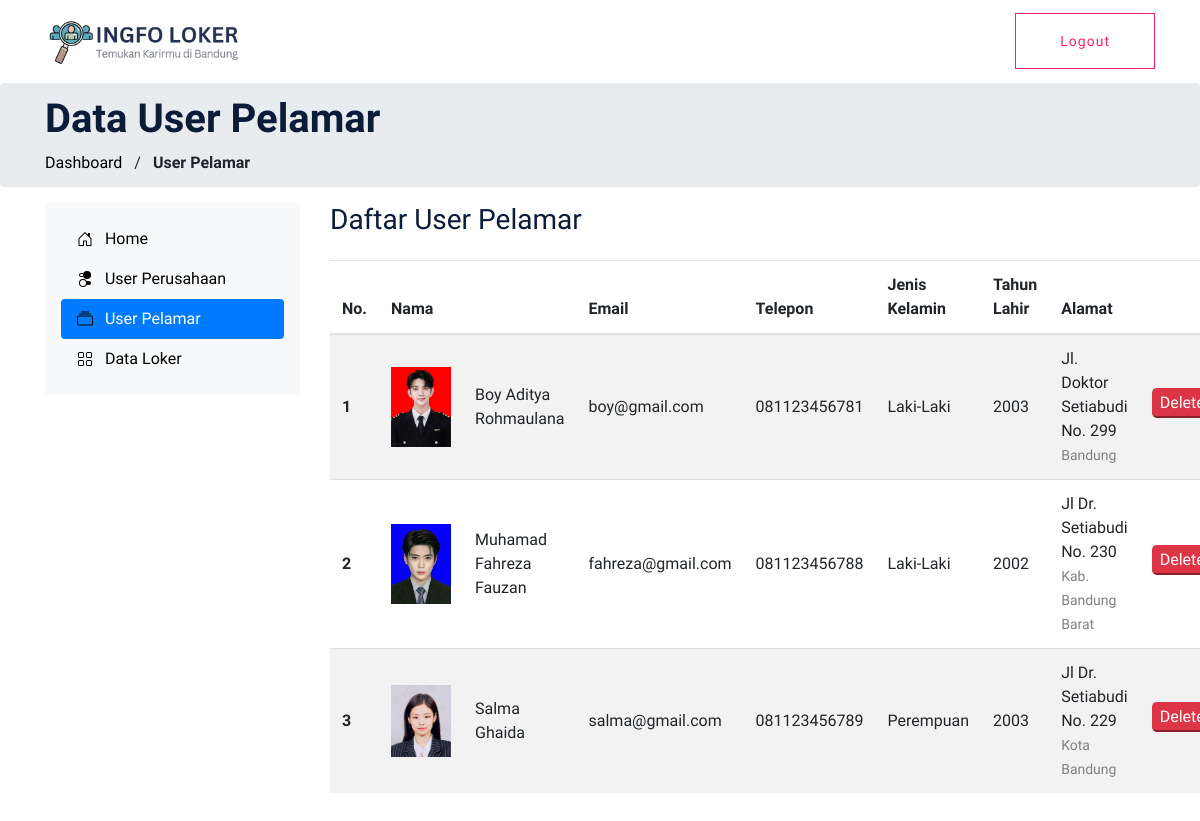
The app's page /admin/dashboard/list_user_pelamar.php (signed in) with its own data.
### tables this page shows
CREATE TABLE `pelamar` (
  `id_pelamar` int(11) NOT NULL,
  `username_pelamar` varchar(100) NOT NULL,
  `password_pelamar` varchar(100) NOT NULL,
  `email_pelamar` varchar(100) NOT NULL,
  `nama_pelamar` varchar(100) NOT NULL,
  `telepon_pelamar` varchar(20) NOT NULL,
  `foto_pelamar` varchar(255) NOT NULL,
  `pendidikan_terakhir` varchar(20) NOT NULL,
  `resume` varchar(255) NOT NULL,
  `jenis_kelamin` varchar(20) NOT NULL,
  `tahun_kelahiran` varchar(5) NOT NULL,
  `alamat_pelamar` varchar(255) NOT NULL,
  `kota_kab_pelamar` varchar(100) NOT NULL,
  `lama_bekerja` varchar(25) NOT NULL,
  `status_akun` int(11) NOT NULL
);

### functions.php (called while the page is built, shortened)
<?php
$conn = mysqli_connect("localhost", "root", "", "loker");
function query($query)
{
    global $conn;
    $result = mysqli_query($conn, $query);
    $rows = [];
    while ($row = mysqli_fetch_assoc($result)) {
        $rows[] = $row;
    }
    return $rows;
}

### admin/dashboard/list_user_pelamar.php (the view, shortened to what this page needs)
<?php
require '../../functions.php';
$data_pelamar = query(
    "SELECT * FROM pelamar ORDER BY nama_pelamar ASC"
);
?>
<?php include 'navbar.php' ?>
<section class="breadcrumb" id="home-section">
    <div class="container">
        <div class="row">
            <div class="col-md-7 mt-8 mb-8">
                <h1 class="text-black font-weight-bold">Data User Pelamar</h1>
                <div class="custom-breadcrumbs">
                    <a href="home.php"><span style="color: black;">Dashboard</span></a> <span class="mx-2 slash">/</span>
                    <span class="text-black"><strong>User Pelamar</strong></span>
                </div>
            </div>
        </div>
    </div>
</section>
<main>
    <div class="container mb-5">
        <div class="row">
            <?php include 'dashboard.php' ?>
            <div class="col-lg-9 container">
                <h3 class="mb-4">Daftar User Pelamar</h3>
                <table class="table table-striped">
                    <thead>
                        <tr>
                            <th scope="col">No. </th>
                            <th scope="col" colspan="2">Nama</th>
                            <th scope="col">Email</th>
                            <th scope="col">Telepon</th>
                            <th scope="col">Jenis Kelamin</th>
                            <th scope="col">Tahun Lahir</th>
                            <th scope="col">Alamat</th>
                            <th scope="col"></th>
                        </tr>
                    </thead>
                    <tbody>
                        <?php $i = 1 ?>
                        <?php foreach ($data_pelamar as $row) { ?>
                            <tr>
                                <th class="align-middle" scope="row"><?= $i ?></th>
                                <td class="align-middle"><img src="../../upload/user/foto/<?= $row['foto_pelamar'] ?>" alt="" width="60px"></td>
                                <td class="align-middle"><?= $row['nama_pelamar'] ?></td>
                                <td class="align-middle"><?= $row['email_pelamar'] ?></td>
                                <td class="align-middle"><?= $row['telepon_pelamar'] ?></td>
                                <td class="align-middle"><?= $row['jenis_kelamin'] ?></td>
                                <td class="align-middle"><?= $row['tahun_kelahiran'] ?></td>
                                <td><?= $row['alamat_pelamar'] ?>
                                    <br> <span style="color: gray;"><small>
                                            <?= $row['kota_kab_pelamar'] ?>
                                        </small></span>
                                </td>
                                <td class="align-middle">
                                    <form action="" method="post">
                                        <button type="submit" class="btn-danger rounded-lg mb-2" onclick="return confirm('Yakin untuk menghapus user pelamar?')" name="hapus_user_pelamar">
                                            Delete
                                        </button>
                                    </form>
                                </td>
                            </tr>
                            <?php $i++ ?>
                        <?php } ?>
                    </tbody>
                </table>
            </div>
        </div>
    </div>
</main>
</body>

### records on screen
pelamar: foto_pelamar (picture), nama_pelamar "Boy Aditya Rohmaulana", email_pelamar "boy@gmail.com", telepon_pelamar "081123456781", jenis_kelamin "Laki-Laki", tahun_kelahiran "2003", alamat_pelamar "Jl. Doktor Setiabudi No. 299", kota_kab_pelamar "Bandung"
pelamar: foto_pelamar (picture), nama_pelamar "Muhamad Fahreza Fauzan", email_pelamar "fahreza@gmail.com", telepon_pelamar "081123456788", jenis_kelamin "Laki-Laki", tahun_kelahiran "2002", alamat_pelamar "Jl Dr. Setiabudi No. 230", kota_kab_pelamar "Kab. Bandung Barat"
pelamar: foto_pelamar (picture), nama_pelamar "Salma Ghaida", email_pelamar "salma@gmail.com", telepon_pelamar "081123456789", jenis_kelamin "Perempuan", tahun_kelahiran "2003", alamat_pelamar "Jl Dr. Setiabudi No. 229", kota_kab_pelamar "Kota Bandung"
